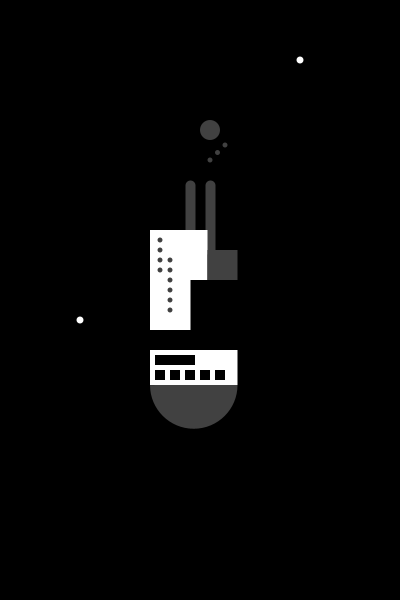
Frame 1 (no input)
Frame 60 (the mouse pressed at the canvas centre just before this capture): identical to frame 1, image omitted
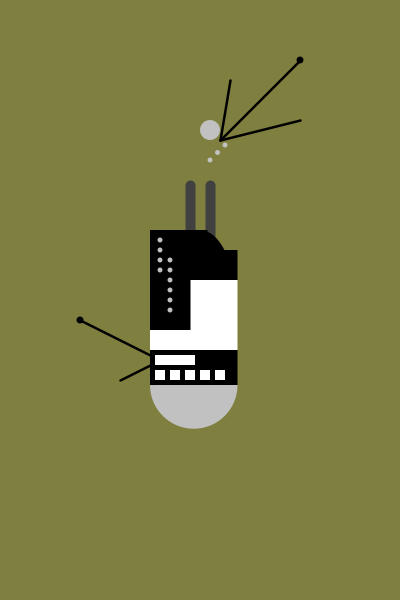
Frame 120 (the mouse held since frame 60 and released just before this capture)

The Processing sketch that drew these frames (run headless with seeded random() and noise(); from frame 60 on, the mouse is pressed at the canvas centre):

// Processing sketch: processing_55598
// ── processing_55598.pde

//global variables
boolean clicked = false;

void setup() {
  size(400,600);
  smooth();
}

void draw(){
  //get mouse position
  float x = mouseX;
  float y = mouseY;
  
  //adjusted colour values (0 <= colour <= 255)
  float colourX = x/400*255;
  float colourY = y/600*255;
  float colourZ = x*y/400/600*255;
  
  //mouse determined background colour
  background(colourX,colourY,colourZ);
  
  //background extras
  strokeWeight(2.5);
  stroke(0);
  line(220,140,230,80);
  line(220,140,300,60);
  line(220,140,300,120);
  noStroke();
  if (clicked) {
    fill(0);
  }else {
    fill(255);
  }
  arc(300,60,7,7,0,6.28);
  stroke(0);
  strokeWeight(2.5);
  line(160,360,80,320);
  line(160,360,120,380);
  if (clicked) {
    fill(0);
  }else {
    fill(255);
  }
  noStroke();
  arc(80,320,7,7,0,6.28);
  
  //body
  strokeWeight(10);
  stroke(65);
  line(190,185,190,230); //left neckline
  line(210,185,210,250); //right neckline
  if (!clicked) {
    fill(255);
  }else {
    fill(0);
  }
  noStroke();
  arc(x,y,0.35*x,0.466*y,0,7); //head (initial values 200,150,70,70,0,6.28)
  if (clicked) {
    fill(0);
  }else {
    fill(255);
  }
  rect(150,230,57.5,100); //body top left white rectangle
  fill(193);
  if (clicked) {
    fill(0);
  }else {
    fill(65);
  }
  rect(207.5,250,30,30); //body top right dark grey square
  if (clicked) {
    fill(255);
  }else {
    fill(0);
  }
  rect(190.5,280,47,50); //black square right
  rect(150,330,87.5,20); //thin rectangle black
  if (clicked) {
    fill(0);
  }else {
    fill(255);
  }
  rect(150,350,87.5,35); //white thick rectangle
  if (clicked) {
    fill(193);
  }else {
    fill(65);
  }
  arc(193.75,385,87.5,87.5,0,3.14); //semi circle bottom
  
  //extras
  arc(210,130,20,20,0,6.28); //big eye
  for (int i=0; i<3; i++) {
    arc(225-7.5*i,145+7.5*i,5,5,0,7); //little circles in head
  }
  
  for (int i=0; i<4; i++) {
    arc(160,240+10*i,5,5,0,6.28); //first line little circles body
  }
  for (int i=0; i<6; i++) {
    arc(170,260+10*i,5,5,0,6.28); //second line little circles body
  }
  
  if (clicked) {
    fill(255);
  }else {
    fill(0);
  }
  rect(155,355,40,10); //long black rectangle
  for (int i=0; i<5; i++) {
    rect(155+15*i,370,10,10); //small black squares in body
  }
  
}

void mousePressed() {
  clicked = true;
}

void mouseReleased() {
  clicked = false;
}
